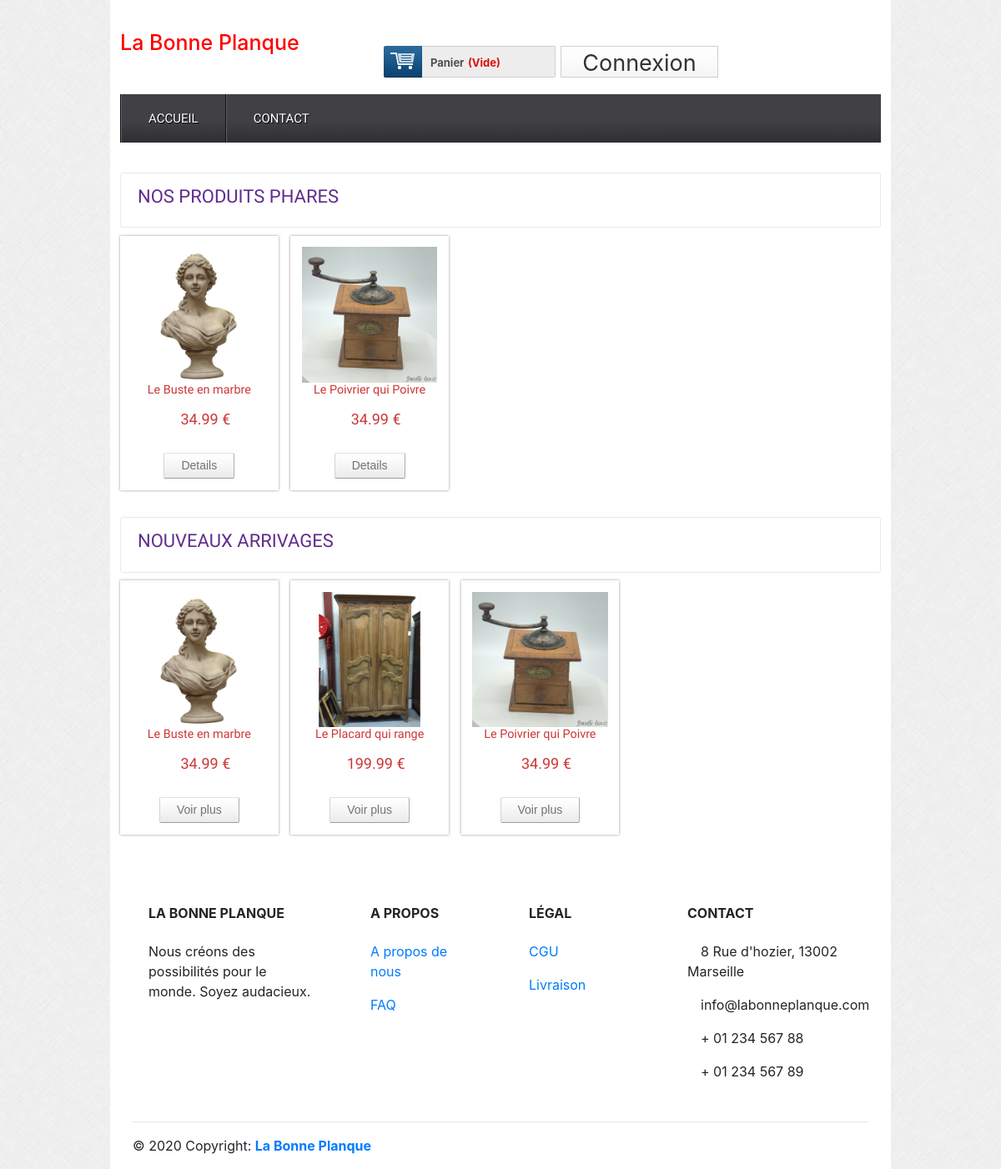
The page / on the database its author committed.
### tables this page shows
CREATE TABLE IF NOT EXISTS `tbl_product`
(
    `pid` int
(
    11
) NOT NULL AUTO_INCREMENT,
    `productName` varchar
(
    255
) NOT NULL,
    `catId` int
(
    11
) NOT NULL,
    `brandId` int
(
    11
) NOT NULL,
    `body` text NOT NULL,
    `price` float
(
    10,
    2
) NOT NULL,
    `image` varchar
(
    255
) NOT NULL,
    `type` tinyint
(
    4
) NOT NULL DEFAULT 0,
    PRIMARY KEY
(
    `pid`
)
    );

### classes/Product.php (called while the page is built, shortened)
<?php
$filepath = realpath(dirname(__FILE__));
include_once ($filepath."/../libs/Database.php");
?>
<?php
class Product
{
	private $db;
	function __construct()
	{
		$this->db = new Database();
	}
	public function getFeaturedProduct(){
		$sql = "SELECT * FROM tbl_product WHERE type = '1' ORDER BY pid DESC LIMIT 10";
		$result = $this->db->select($sql);
		return $result;
	}
	public function getNewProduct(){
		$sql = "SELECT * FROM tbl_product ORDER BY pid DESC LIMIT 10";
		$result = $this->db->select($sql);
		return $result;
	}
}
?>

### libs/Database.php (called while the page is built, shortened)
<?php
Class Database{
	 public $host   = DB_HOST;
	 public $user   = DB_USER;
	 public $pass   = DB_PASS;
	 public $dbname = DB_NAME;
	 public $link;
	private function connectDB(){
		 $this->link = new mysqli($this->host, $this->user, $this->pass,$this->dbname);
	 }
	public function select($query){
	  $result = $this->link->query($query) or die($this->link->error.__LINE__);
		  if($result->num_rows > 0){
		    return $result;
		  }else {
		    return false;
		  }
	 }
}

### index.php (the view, shortened to what this page needs)
<?php
include("include/header.php");
?>
    <div class="main">
        <div class="content">
            <div class="content_top">
                <div class="heading">
                    <h3>Nos produits phares</h3>
                </div>
            </div>
            <div class="section group">
                <?php
                $getFeaturedPd = $pd->getFeaturedProduct();
                if ($getFeaturedPd) {
                    while ($fpd = $getFeaturedPd->fetch_assoc()) {
                        ?>
                        <div class="grid_1_of_4 images_1_of_4">
                            <a href="details.php?pdid=<?php echo $fpd['pid']; ?>"><img
                                        src="admin/<?php echo $fpd['image']; ?>" alt=""/></a>
                            <h2><?php echo $fpd['productName']; ?></h2>
                            <p><span class="price"><?php echo $fpd['price']; ?> €</span></p>
                            <div class="button"><span><a href="details.php?pdid=<?php echo $fpd['pid']; ?>"
                                                         class="details">Details</a></span></div>
                        </div>
                        <?php
                    }
                } else {
                    echo "<span class='error'>No product found.</span>";
                }
                ?>
            </div>
            <div class="content_bottom">
                <div class="heading">
                    <h3>Nouveaux arrivages</h3>
                </div>
            </div>
            <div class="section group">
                <?php
                $getNewPd = $pd->getNewProduct();
                if ($getNewPd) {
                    while ($newpd = $getNewPd->fetch_assoc()) {
                        ?>
                        <div class="grid_1_of_4 images_1_of_4">
                            <a href="details.php?pdid=<?php echo $newpd['pid']; ?>"><img
                                        src="admin/<?php echo $newpd['image']; ?>" alt=""/></a>
                            <h2><?php echo $newpd['productName']; ?></h2>
                            <p><span class="price"><?php echo $newpd['price']; ?> €</span></p>
                            <div class="button"><span><a href="details.php?pdid=<?php echo $newpd['pid']; ?>"
                                                         class="details">Voir plus</a></span></div>
                        </div>
                        <?php
                    }
                } else {
                    echo "<span class='error'>No product found.</span>";
                }
                ?>
            </div>
        </div>
    </div>
<?php
include("include/footer.php");
?>

### src/css/style.css (style rules this page uses)
html,body,div,span,applet,object,iframe,h1,h2,h3,h4,h5,h6,p,blockquote,pre,a,abbr,acronym,address,big,cite,code,del,dfn,em,img,ins,kbd,q,s,samp,small,strike,strong,sub,sup,tt,var,b,u,i,dl,dt,dd,ol,nav ul,nav li,fieldset,form,label,legend,table,caption,tbody,tfoot,thead,tr,th,td,article,aside,canvas,details,embed,figure,figcaption,footer,header,hgroup,menu,nav,output,ruby,section,summary,time,mark,audio,video { margin:0;padding:0;border:0;font-size:100%;font:inherit;vertical-align:baseline; }
a { text-decoration:none; }
img { max-width:100%; }
body { font-family:Arial, Helvetica, sans-serif; background:url(../images/body_bg3.jpg); }
.section { clear: both; padding: 0px; margin: 0px; }
.group:before, .group:after { content:""; display:table; }
.group:after { clear:both; }
.group { zoom:1; }
.content { padding:20px 0; background:#FFF; }
.content h2 { font-size:23px; color:#6C6C6C; font-family: 'Monda', sans-serif; }
.content_top { padding:15px 20px; border:1px solid #EBE8E8; border-radius:3px; }
.content_bottom { padding:15px 20px; border:1px solid #EBE8E8; border-radius:3px; margin-top:2.6%; }
.heading { float:left; margin-right:10%; }
.heading h3 { font-family: 'Monda', sans-serif; font-size:22px; color:#602D8D; text-transform:uppercase; }
.grid_1_of_4 { display: block; float:left; margin: 1% 0 1% 1.6%; box-shadow: 0px 0px 3px rgb(150, 150, 150); }
.grid_1_of_4:first-child { margin-left: 0; }
.images_1_of_4 { width: 20.8%; padding:1.5%; text-align:center; position:relative; }
.images_1_of_4 img { max-width:100%; }
.images_1_of_4 h2 { color: #CC3636; font-family: 'Monda', sans-serif; font-size:0.9em; font-weight : normal; }
.images_1_of_4 p { font-size:0.8125em; padding:0.4em 0; color: #333; }
.images_1_of_4 p span.price { font-size:18px; font-family: 'Monda', sans-serif; color: #CC3636; margin-left:15px; }
.images_1_of_4 .button { float: left; line-height: 1.9em; margin-top: 0.3em; width: 100%; }
.images_1_of_4 .button a { padding:7px 20px; font-size:0.8em; }
.images_1_of_4 .button a { font-family: "Trebuchet MS",Arial,Helvetica,sans-serif; font-size: 14px; line-height: 15px; text-transform: none; color: #737370; text-decoration: none!important; background: url(../images/button-bg.png) repeat-x 0 0 #E8E8E8; display: inline-block; border-left: 1px solid #D4D4D4!important; border-right: 1px solid #ADADAD!important; border-top: 1px solid #E0E0E0!important; border-bottom: 1px solid #9C9C9C!important; cursor: pointer!important; margin: 0 2px; border-radius: 2px; -moz-border-radius: 2px; -webkit-border-radius: 2px; -webkit-transition: all 0.5s ease; -moz-transition: all 0.5s ease; -o-transition: all 0.5s ease; transition: all 0.5s ease; }

### rows shown on the page
tbl_product: image (picture), productName "Le Buste en marbre", price "34.99"
tbl_product: image (picture), productName "Le Poivrier qui Poivre", price "34.99"
tbl_product: image (picture), productName "Le Placard qui range", price "199.99"
